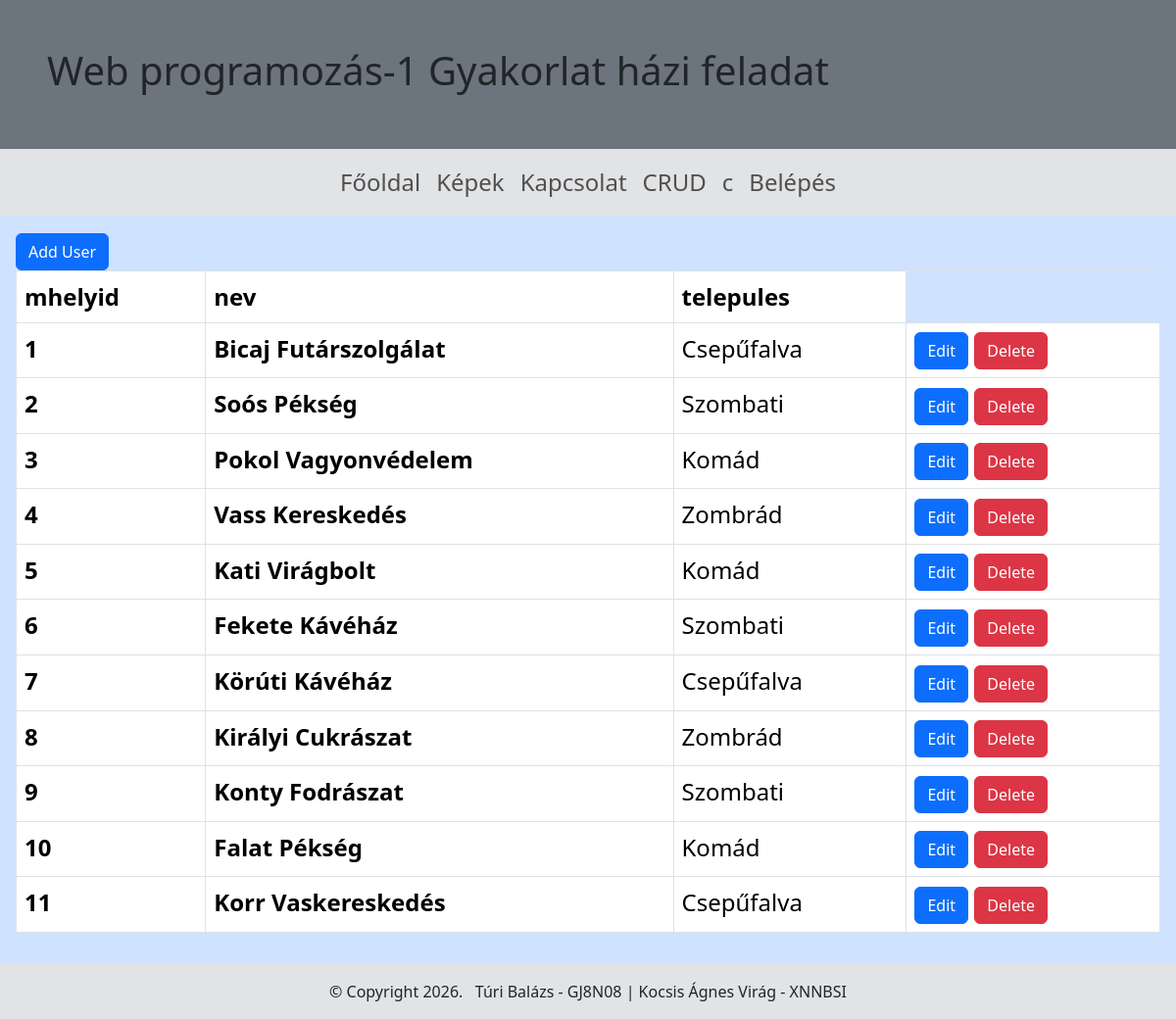
The page /tablazat on the database its author committed.
### tables this page shows
CREATE TABLE `munkaado` (
  `mhelyid` int(11) NOT NULL,
  `nev` varchar(25) NOT NULL,
  `telepules` varchar(20) NOT NULL
);

### index.php (called while the page is built, shortened)
<?php
	include('./templates/index.tpl.php');
?>

### templates/pages/tablazat.tpl.php (the view)
<?php
  include 'db_connect.php';
  $stmt = $connect->prepare('SELECT * FROM munkaado Order by mhelyid');
  $stmt->execute();
?>
<a href="createuser" class="createbtn"><button class="btn btn-primary">Add User</button></a>
<table class="table table-bordered">
  <thead>
    <tr>
      <th>mhelyid</th>
      <th>nev</th>
      <th>telepules</th>
    </tr>
  </thead>
  <tbody>
    <?php
        while ($data = $stmt->fetch(PDO::FETCH_ASSOC)) {
    ?>
    <tr>
      <th><?php echo $data['mhelyid']; ?></th>
      <th><?php echo $data['nev']; ?></th>
      <td><?php echo $data['telepules']; ?></td>
      <td>
        <?php
            echo '<a href="edituser?mhelyid='.$data['mhelyid'].'"><button class="btn btn-primary">Edit</button></a> ';
            echo '<a href="deleteuser?mhelyid='.$data['mhelyid'].'"><button class="btn btn-danger">Delete</button></a>';
        ?>
      </td>
    </tr>
    <?php
        }
    ?>
  </tbody>
</table>

### rows shown on the page
munkaado: mhelyid "1", nev "Bicaj Futárszolgálat", telepules "Csepűfalva"
munkaado: mhelyid "2", nev "Soós Pékség", telepules "Szombati"
munkaado: mhelyid "3", nev "Pokol Vagyonvédelem", telepules "Komád"
munkaado: mhelyid "4", nev "Vass Kereskedés", telepules "Zombrád"
munkaado: mhelyid "5", nev "Kati Virágbolt", telepules "Komád"
munkaado: mhelyid "6", nev "Fekete Kávéház", telepules "Szombati"
munkaado: mhelyid "7", nev "Körúti Kávéház", telepules "Csepűfalva"
munkaado: mhelyid "8", nev "Királyi Cukrászat", telepules "Zombrád"
munkaado: mhelyid "9", nev "Konty Fodrászat", telepules "Szombati"
munkaado: mhelyid "10", nev "Falat Pékség", telepules "Komád"
munkaado: mhelyid "11", nev "Korr Vaskereskedés", telepules "Csepűfalva"

### other values the page prints
$fejlec['cim'] "Web programozás-1 Gyakorlat házi feladat"
$oldal['szoveg'] "Főoldal"
$oldal['szoveg'] "Képek"
$oldal['szoveg'] "Kapcsolat"
$oldal['szoveg'] "CRUD"
$oldal['szoveg'] "c"
$oldal['szoveg'] "Belépés"
$lablec['copyright'] "Copyright 2026."
$lablec['ceg'] "Túri Balázs - GJ8N08 | Kocsis Ágnes Virág - XNNBSI"
